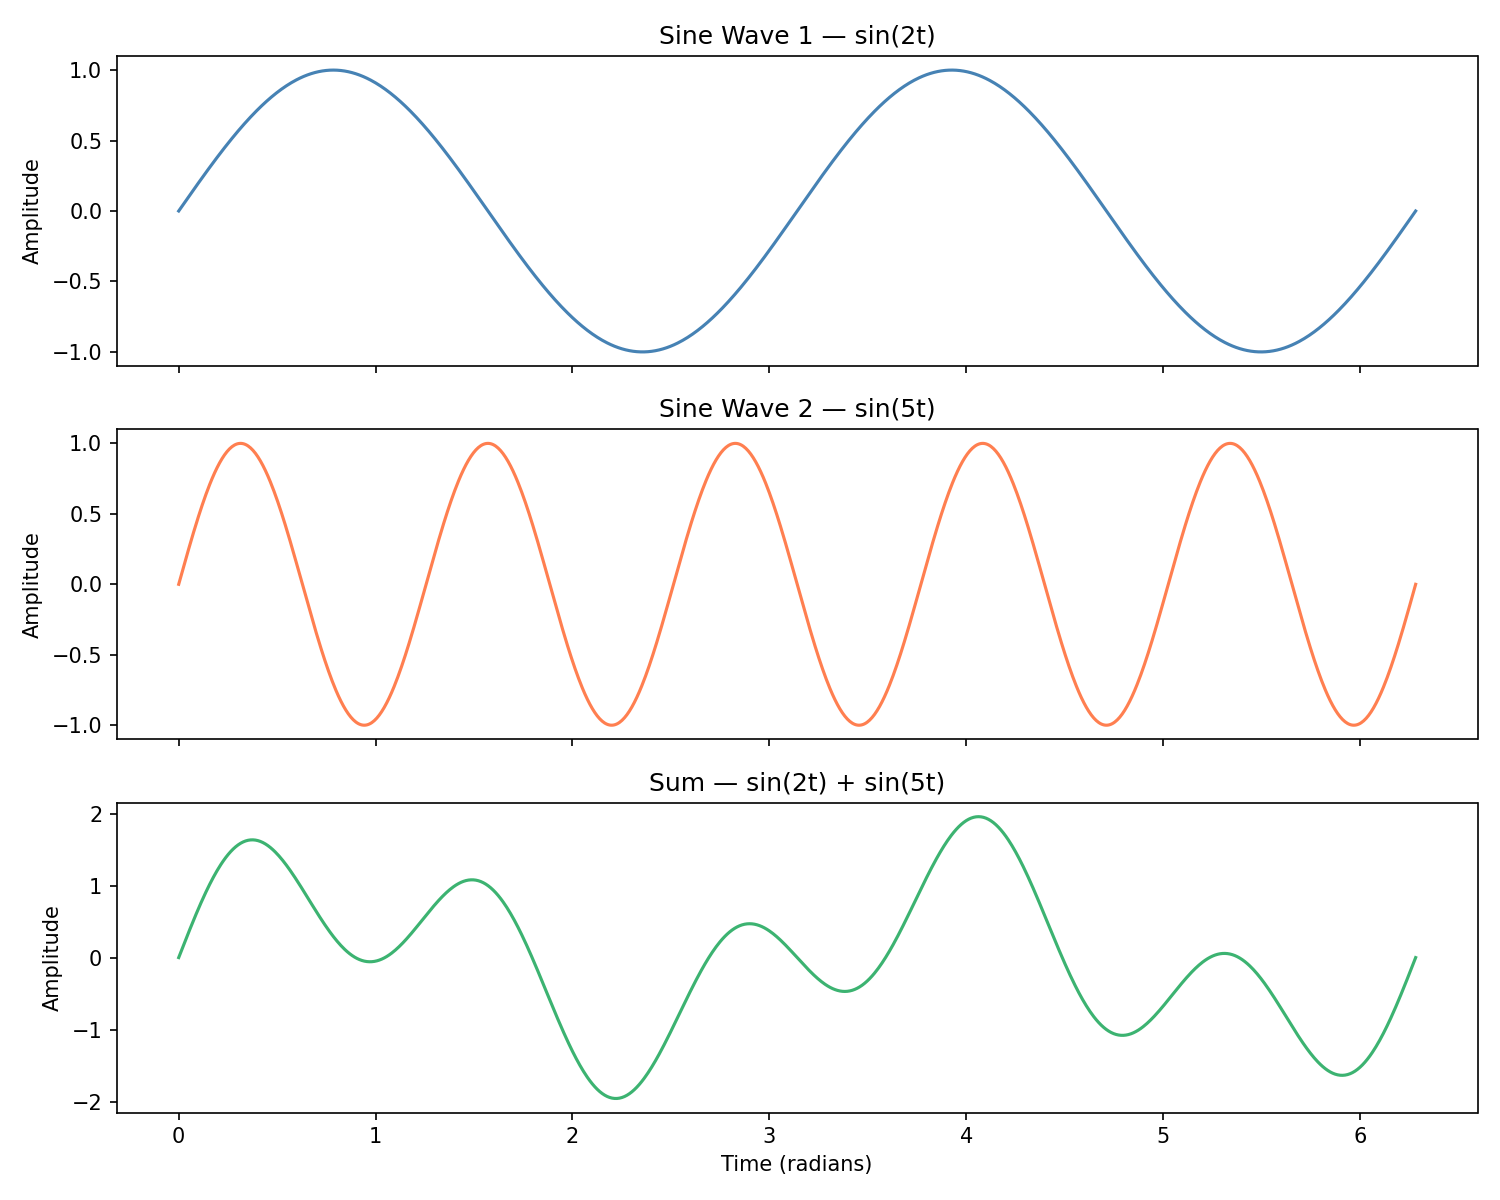

Reproduce this figure in Python.
import numpy as np
import matplotlib.pyplot as plt

# Time axis
t = np.linspace(0, 2 * np.pi, 1000)

# Two sine waves with different frequencies
wave1 = np.sin(2 * t)      # 2 Hz
wave2 = np.sin(5 * t)      # 5 Hz

# Sum of the two waves
combined = wave1 + wave2

# Plot
fig, axes = plt.subplots(3, 1, figsize=(10, 8), sharex=True)

axes[0].plot(t, wave1, color="steelblue")
axes[0].set_title("Sine Wave 1 — sin(2t)")
axes[0].set_ylabel("Amplitude")

axes[1].plot(t, wave2, color="coral")
axes[1].set_title("Sine Wave 2 — sin(5t)")
axes[1].set_ylabel("Amplitude")

axes[2].plot(t, combined, color="mediumseagreen")
axes[2].set_title("Sum — sin(2t) + sin(5t)")
axes[2].set_ylabel("Amplitude")
axes[2].set_xlabel("Time (radians)")

plt.tight_layout()
plt.savefig("/home/vivekkarmarkar/Python Files/livekit-project/sum_of_sines.png", dpi=150)
plt.show()
